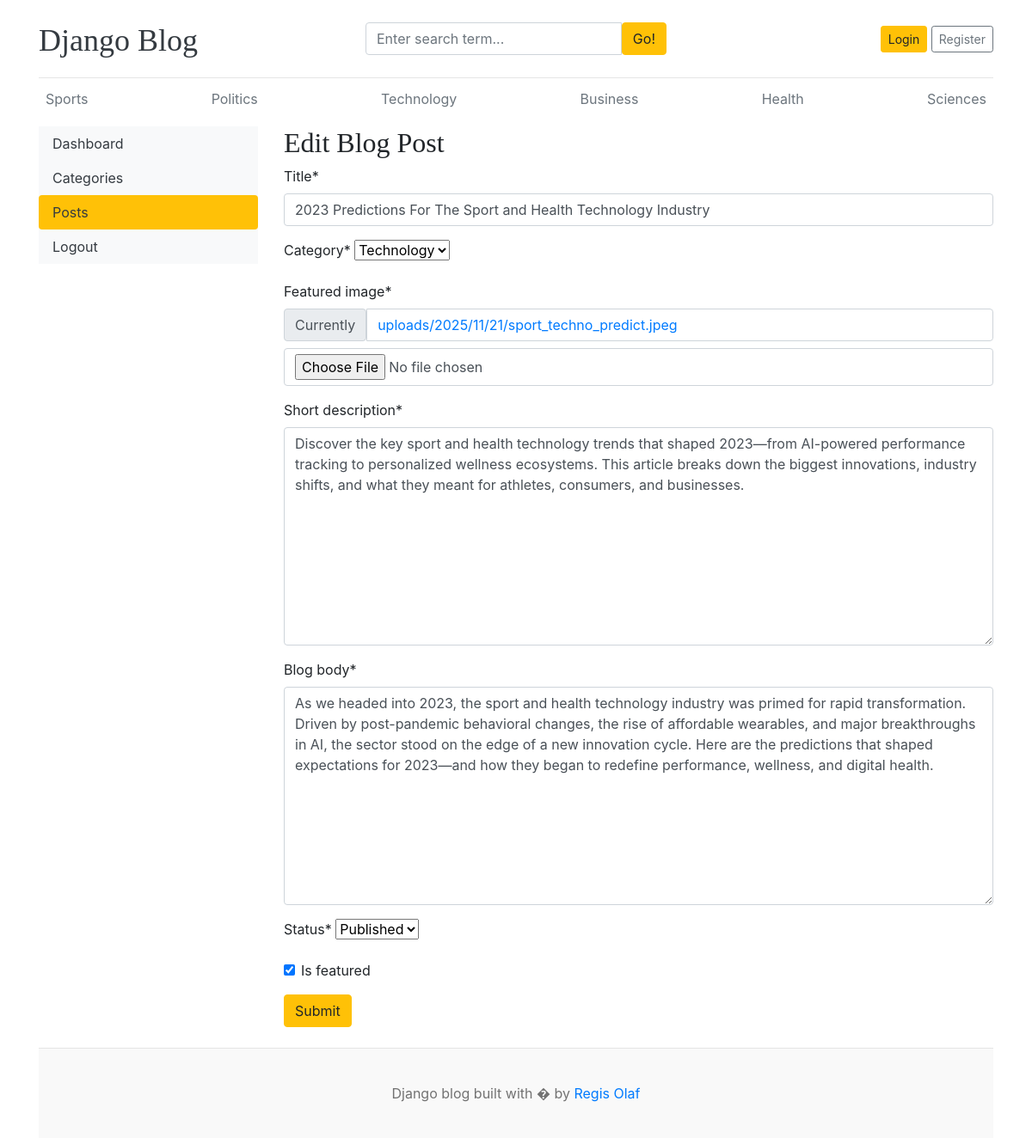
Screenshot of /dashboard/posts/edit/2/ with the database file from the repository.
### blogs/models.py (models this page shows, shortened)
class Category(models.Model):
    category_name = models.CharField(max_length=50, unique=True)
    created_at = models.DateTimeField(auto_now_add=True)
    updated_at = models.DateTimeField(auto_now=True)
    def __str__(self):
        return self.category_name
    class Meta:
        verbose_name_plural = "Categories"

class Blog(models.Model):
    title = models.CharField(max_length=100)
    slug = models.SlugField(max_length=150, unique=True, blank=True)
    category = models.ForeignKey(Category, on_delete=models.CASCADE)
    author = models.ForeignKey(User, on_delete=models.CASCADE)
    featured_image = models.ImageField(upload_to='uploads/%Y/%m/%d/')
    short_description = models.TextField(max_length=500)
    blog_body = models.TextField(max_length=2000)
    status = models.CharField(choices=STATUS_CHOICES, max_length=20, default="draft")
    is_featured = models.BooleanField(default=False)
    created_at = models.DateTimeField(auto_now_add=True)
    updated_at = models.DateTimeField(auto_now=True)

### dashboards/views.py (the view, shortened to what this page needs)
# urls.py: path('posts/edit/<int:pk>/', views.edit_post, name='edit_post'),
def edit_post(request, pk):
    post = get_object_or_404(Blog, id=pk)
    form = BlogPostForm(instance=post)
    context = {
        'form': form,
        'post': post,
    }
    return render(request, 'dashboard/edit_post.html', context)

### dashboards/forms.py
class BlogPostForm(forms.ModelForm):
    class Meta:
        model = Blog
        fields = ('title', 'category', 'featured_image', 'short_description', 'blog_body', 'status', 'is_featured')

### blogs/context_processors.py (called while the page is built)
def get_categories(request):
    categories = Category.objects.all()
    return dict(categories=categories)

def get_social_links(request):
    social_links = SocialLink.objects.all()
    return dict(social_links=social_links)

### templates/dashboard/edit_post.html (shortened to what this page needs)
{% extends "base.html" %}
{% block content %}
{% load crispy_forms_tags %}
<div class="row">
    {% include 'dashboard/sidebar.html' %}
     <div class="col-md-9">
        <h2>Edit Blog Post</h2>
        <form action="{% url 'edit_post' post.id %}" method="POST" enctype="multipart/form-data">
            {{ form | crispy }}
            <button type="submit" class="btn btn-warning">Submit</button>
        </form>
        <br>
     </div>
</div>
{% endblock %}

### templates/base.html (shortened to what this page needs)
{% load static %}
<!DOCTYPE html>
<html lang="en">
<head>
    <link href="https://getbootstrap.com/docs/4.0/dist/css/bootstrap.min.css" rel="stylesheet">
    <link href="{% static 'css/blog.css' %}" rel="stylesheet">
    <link rel="stylesheet" href="https://cdnjs.cloudflare.com/ajax/libs/font-awesome/4.7.0/css/font-awesome.min.css">
  </head>
<body>
  <div class="container">
      <header class="blog-header py-3">
        <div class="row flex-nowrap justify-content-between align-items-center">
          <div class="col-4 pt-1">
            <a class="blog-header-logo text-dark" href="/">Django Blog</a>
          </div>
          <div class="col-4">
            <form action="{% url 'search' %}" method="GET">
              <div class="input-group">
                  <input class="form-control" type="text" name="keyword" value="{{ keyword }}" placeholder="Enter search term..." aria-label="Enter search term..." aria-describedby="button-search" />
                  <button type="submit" class="btn btn-warning" id="button-search" type="button">Go!</button>
              </div>
            </form>
          </div>
          <div class="col-4 d-flex justify-content-end align-items-center">
            {% if not user.is_authenticated %}
            <a class="btn btn-sm btn-warning" href="{% url 'login' %}">Login</a> &nbsp;
            <a class="btn btn-sm btn-outline-secondary" href="{% url 'register' %}">Register</a>
            {% else %}
            <span class="mr-2"><a href="{% url 'dashboard' %}">Dashboard</a></span>
            &emsp;
            <span><a class="btn btn-sm btn-outline-secondary" href="{% url 'logout' %}">Logout</a></span>
            {% endif %}
          </div>
        </div>
      </header>
      <div class="nav-scroller py-1 mb-2">
        <nav class="nav d-flex justify-content-between">
          {% for category in categories %}
          <a class="p-2 text-muted" href="{% url 'posts_by_category' category.id %}">{{ category.category_name }}</a>
          {% endfor %}
        </nav>
      </div>
{% block content %}
{% endblock %}
  <footer class="blog-footer">
    <p>Django blog built with � by <a href="#">Regis Olaf</a></p>
  </footer>
</body>
</html>

### blog_main/static/css/blog.css (style rules this page uses)
.blog-header { border-bottom: 1px solid #e5e5e5; }
.blog-header-logo { font-family: "Playfair Display", Georgia, "Times New Roman", serif; font-size: 2.25rem; }
h1, h2, h3, h4, h5, h6 { font-family: "Playfair Display", Georgia, "Times New Roman", serif; }
.blog-footer { padding: 2.5rem 0; color: #727272; text-align: center; background-color: #f9f9f9; border-top: .05rem solid #e5e5e5; }
.blog-footer p:last-child { margin-bottom: 0; }

### rows the page displays
Category: category_name "Sports"
Category: category_name "Politics"
Category: category_name "Technology"
Category: category_name "Business"
Category: category_name "Health"
Category: category_name "Sciences"
Blog: title "2023 Predictions For The Sport and Health Technology Industry", category "Technology", short_description "Discover the key sport and health technology trends that shaped 2023—from AI-powered performance tracking to personalized wellness ecosystems. This article breaks down the biggest innovations, industry shifts, and what they meant for athletes, consumers, and businesses.", blog_body "As we headed into 2023, the sport and health technology industry was primed for rapid transformation. Driven by post-pandemic behavioral changes, the rise of affordable wearables, and major breakthroughs in AI, the sector stood on the edge of a new innovation cycle. Here are the predictions that shaped expectations for 2023—and how they began to redefine performance, wellness, and digital health.", status "Published", is_featured "☑"
